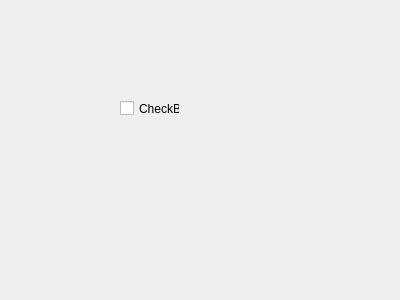
<?xml version="1.0" encoding="UTF-8"?>
<ui version="4.0">
 <class>ModbusDebugPage</class>
 <widget class="QWidget" name="ModbusDebugPage">
  <property name="geometry">
   <rect>
    <x>0</x>
    <y>0</y>
    <width>400</width>
    <height>300</height>
   </rect>
  </property>
  <property name="windowTitle">
   <string>Form</string>
  </property>
  <widget class="QCheckBox" name="checkBox">
   <property name="geometry">
    <rect>
     <x>120</x>
     <y>100</y>
     <width>60</width>
     <height>17</height>
    </rect>
   </property>
   <property name="text">
    <string>CheckBox</string>
   </property>
  </widget>
 </widget>
 <resources/>
 <connections/>
</ui>
